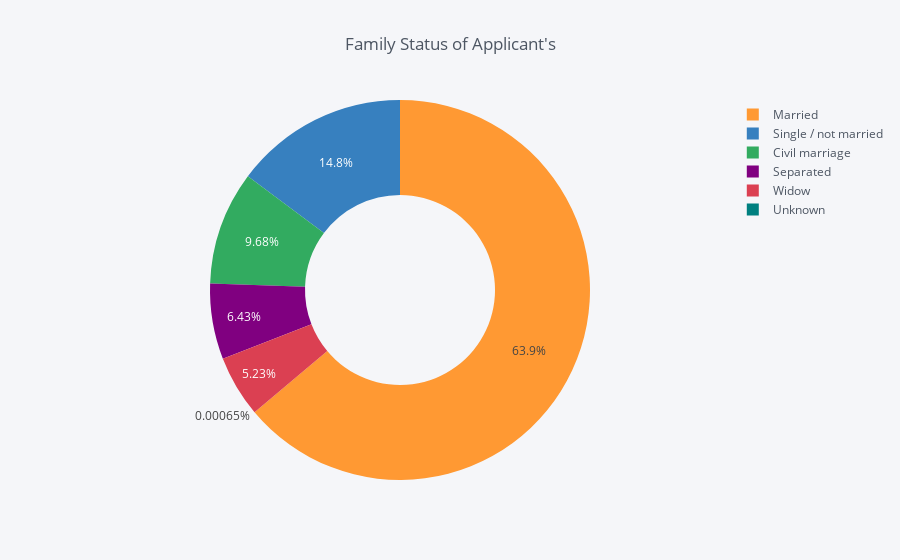

This figure's notebook cell:
### Code cell
temp = application_train["NAME_FAMILY_STATUS"].value_counts()
df = pd.DataFrame({'labels': temp.index,
                   'values': temp.values
                  })
df.iplot(kind='pie',labels='labels',values='values', title='Family Status of Applicant\'s', hole = 0.5)

### Figure 1 — Plotly figure (JSON) as saved in the notebook; plotly's stock layout.template omitted (floating-point values rounded to 4 significant figures)
{"data": [{"hole": 0.5, "labels": ["Married", "Single / not married", "Civil marriage", "Separated", "Widow", "Unknown"], "marker": {"colors": ["rgba(255, 153, 51, 1.0)", "rgba(55, 128, 191, 1.0)", "rgba(50, 171, 96, 1.0)", "rgba(128, 0, 128, 1.0)", "rgba(219, 64, 82, 1.0)", "rgba(0, 128, 128, 1.0)"]}, "name": "", "type": "pie", "values": [196432, 45444, 29775, 19770, 16088, 2]}], "layout": {"legend": {"bgcolor": "#F5F6F9", "font": {"color": "#4D5663"}}, "paper_bgcolor": "#F5F6F9", "plot_bgcolor": "#F5F6F9", "title": "Family Status of Applicant's", "titlefont": {"color": "#4D5663"}}}
